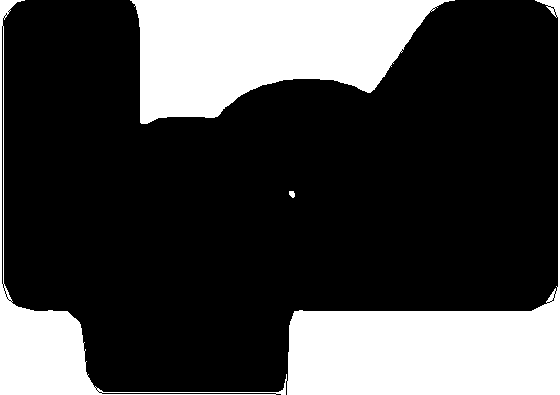
#> input picture cropped/cropped_p4-1_0016.bmp, 560 x 395 px
$ jupyter execute --allow-errors p4-1_fitting.ipynb
#> lines starting #> are read from the running program, lines starting #| are printed output that depends on the picture; after the words box and inside, x2 and y2 are one past the last pixel; in counts of white or black regions, pixels touching at a corner belong together; long printed decimals are rounded
[cell 1]
# 单个拟合
import cv2
import numpy as np
import matplotlib.pyplot as plt
from scipy.optimize import curve_fit
from matplotlib.patches import Circle
# from scipy.optimize import curve_fit

def circle(x, cx, cy, r):
    return np.sqrt(r**2 - (x - cx)**2) + cy

# 读取黑白图片
image = cv2.imread('./cropped/cropped_p4-1_0016.bmp', cv2.IMREAD_GRAYSCALE)
#> image: shape (395, 560); 26.5% white; 3 white regions, box (x1, y1, x2, y2) and area: (0, 0, 560, 395) 32737, (130, 0, 455, 124) 25875, (289, 191, 295, 198) 33
width, length = image.shape
#> width = 395; length = 560
print(width)
#| 395

# 定义特定区域的边界框 [start_row:end_row, start_col:end_col]

start_row, end_row = 70, 150  # 请根据实际情况调整
start_col, end_col = 215, 370
# imgcrop = image.crop((start_row, start_col, end_row, end_col))
# plt.imshow(imgcrop)

# 裁剪图像
cropped_image = image[start_row:end_row, start_col:end_col]
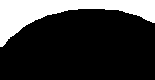
#> cropped_image: shape (80, 155); 22% white; 1 white region, box (x1, y1, x2, y2) and area: (0, 0, 155, 47) 2726
plt.imshow(cropped_image)
# 获取裁剪后图像的形状
rows, cols = cropped_image.shape
#> rows = 80; cols = 155

# 存储每列的第一个黑色点的坐标
first_black_pixels = []

# 遍历每一列
for col in range(cols):
    # 找到当前列中第一个黑色点的行坐标
    black_pixel_row = np.argmax(cropped_image[:, col] == 0)

    # 如果找到了黑色点，则记录坐标
    if black_pixel_row > 0:  # 0 表示未找到黑色点
        # 转换坐标为完整图像坐标
        full_image_row =width - (start_row + black_pixel_row)
        first_black_pixels.append((start_col + col, full_image_row))
#> this loop made 155 passes
#> (black_pixel_row, full_image_row) on passes 1 to 12: (47, 278), (47, 278), (47, 278), (46, 279), (45, 280), (44, 281), (42, 283), (41, 284), (39, 286), (39, 286), (37, 288), (37, 288)
#> after the loop, first_black_pixels = 155 pairs, first value 215 to 369, second value 278 to 316

# 将坐标转换为 NumPy 数组
first_black_pixels = np.array(first_black_pixels)
# print(first_black_pixels)

# 进行圆形拟合
# p0 = [np.mean(first_black_pixels[:, 0]), np.mean(first_black_pixels[:, 1]), 10.0]  # 初始猜测值
p0 = [350, 250, 150.0]  # 初始猜测值
params, covariance = curve_fit(circle, first_black_pixels[:, 0], first_black_pixels[:, 1], p0=p0)
#> params = [307.1, 188.2, 128.6]; covariance = [[0.0354, -0.101, 0.0979], [-0.101, 0.652, -0.61], [0.0979, -0.61, 0.575]]

# 提取拟合结果
cx, cy, r = params
#> cx = 307.1; cy = 188.2; r = 128.6

# 生成拟合曲线的 x 值范围
fit_x = np.linspace(min(first_black_pixels[:, 0]), max(first_black_pixels[:, 0]), 100)
#> fit_x = 100 values from 215 to 369

# 计算拟合曲线的 y 值
fit_y = circle(fit_x, cx, cy, r)
#> fit_y = 100 values, max 316.8 at index 59, min 278 at index 0, mean 307.3

# 显示图像
plt.imshow(image, cmap='gray')

# 在坐标轴上画出每列的第一个黑色点的位置
plt.scatter(first_black_pixels[:, 0], width-first_black_pixels[:, 1], color='red', s=5)
# 画出拟合圆
# plt.plot(fit_x, fit_y, color='blue')
circle_patch = Circle((cx, width-cy), r, color='purple', fill=False)
plt.gca().add_patch(circle_patch)


scale_factor = 29 / width  # 将369像素映射到29mm
#> scale_factor = 0.0734

# 标记圆心位置
plt.scatter(cx, width-cy, color='green', marker='x')

p1= [9.2, 13.8]
p1_scaled=[0,0]
p1_scaled[0] = (p1[0]+13)/scale_factor
p1_scaled[1] = width - (p1[1]+6)/scale_factor

print( "焊接位置/mm：", p1[0]+13, p1[1]+6)
print(p1_scaled)
#| [302.379, 125.310]
plt.scatter(p1_scaled[0], p1_scaled[1], color='red', marker='x')

# # 显示图像、黑色像素位置和拟合圆
# plt.axis('equal')
# plt.show()

print("圆半径",r*scale_factor,"mm")
#| 圆半径 9.441 mm


scaled_first_black_pixels = first_black_pixels * scale_factor
#> scaled_first_black_pixels = 155 pairs, first value 15.78 to 27.09, second value 20.41 to 23.2
# p0_scaled = [175 * scale_factor, 60 * scale_factor, 150.0 * scale_factor]  # 初始猜测值
p0_scaled = [p * scale_factor for p in p0]
#> p0_scaled = [25.7, 18.35, 11.01]
params_scaled, covariance_scaled = curve_fit(circle, scaled_first_black_pixels[:, 0], scaled_first_black_pixels[:, 1], p0=p0_scaled)
#> params_scaled = [22.55, 13.82, 9.44]; covariance_scaled = [[0.000191, -0.000545, 0.000527], [-0.000545, 0.00351, -0.00329], [0.000527, -0.00329, 0.0031]]
# 计算标准偏差作为拟合误差的估计
fit_errors = np.sqrt(np.diag(covariance_scaled))
#> fit_errors = [0.0138, 0.0593, 0.0557]
print(f"Circle center (cx_scaled/mm, cy_scaled/mm): ({cx*scale_factor:.2f} ± {fit_errors[0]:.2f}, {cy*scale_factor:.2f} ± {fit_errors[1]:.2f})")
#| Circle center (cx_scaled/mm, cy_scaled/mm): (22.55 ± 0.01, 13.82 ± 0.06)
print(f"Circle radius (r_scaled/mm): {r*scale_factor:.2f} ± {fit_errors[2]:.2f}")
#| Circle radius (r_scaled/mm): 9.44 ± 0.06
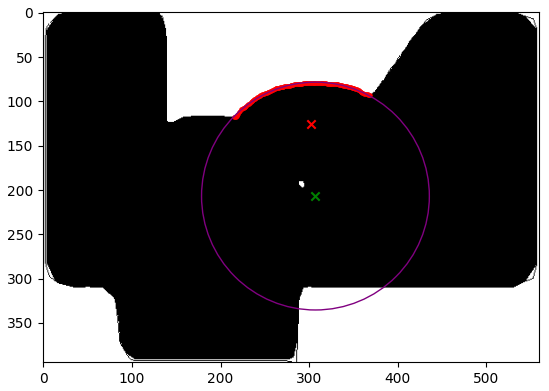
#> figure drawn by matplotlib, 1 panel

[cell 2]
import cv2
import numpy as np
import matplotlib.pyplot as plt
from scipy.optimize import curve_fit
from matplotlib.patches import Circle
# from scipy.optimize import curve_fit

def circle(x, cx, cy, r):
    return np.sqrt(r**2 - (x - cx)**2) + cy

# 读取黑白图片
image = cv2.imread('./cropped/cropped_p4-1_0016.bmp', cv2.IMREAD_GRAYSCALE)
width, length = image.shape
print(width)
#| 395

# 定义特定区域的边界框 [start_row:end_row, start_col:end_col]

start_row, end_row = 70, 150  # 请根据实际情况调整
start_col, end_col = 215, 370
# imgcrop = image.crop((start_row, start_col, end_row, end_col))
# plt.imshow(imgcrop)

# 裁剪图像
cropped_image = image[start_row:end_row, start_col:end_col]
plt.imshow(cropped_image)

[cell 3]
# 批量拟合
import csv
import cv2
import numpy as np
import matplotlib.pyplot as plt
from scipy.optimize import curve_fit
from matplotlib.patches import Circle
import os
# from scipy.optimize import curve_fit

def circle(x, cx, cy, r):
    return np.sqrt(r**2 - (x - cx)**2) + cy

# 创建一个列表，用于存储圆心和半径
circle_data = []

# 读取黑白图片
input_folder = './cropped/cropped_p4-1/'
output_folder = './fitted/fitted_p4-1/'
# os.path.join(output_path, 'fitted_'+filename)

for filename in os.listdir(input_folder):

    # 创建一个新的 Figure 对象
    plt.figure()
    image = cv2.imread(os.path.join(input_folder, filename), cv2.IMREAD_GRAYSCALE)
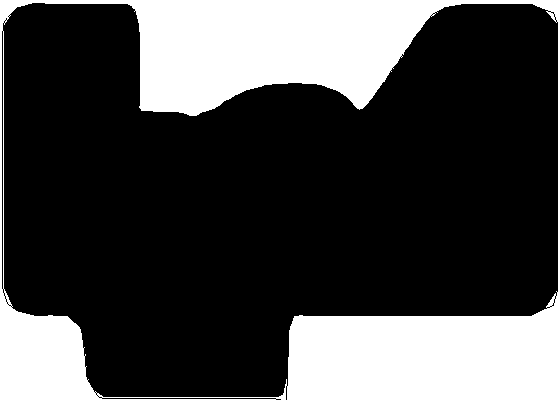
#> input picture cropped/cropped_p4-1/cropped_p4-1_0001.bmp, 560 x 400 px
#> image: shape (400, 560); 26.9% white; 1 white region, box (x1, y1, x2, y2) and area: (0, 0, 560, 400) 60249
    # image = cv2.imread('./cropped/cropped_p2-1_0015.bmp', cv2.IMREAD_GRAYSCALE)
    width, length = image.shape
#> width = 400
    print(width)
#| 400

    # 定义特定区域的边界框 [start_row:end_row, start_col:end_col]

    start_row, end_row = 70, 150  # 请根据实际情况调整
    start_col, end_col = 215, 370

    # 裁剪图像
    cropped_image = image[start_row:end_row, start_col:end_col]
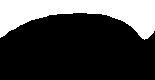
#> cropped_image: shape (80, 155); 27% white; 1 white region, box (x1, y1, x2, y2) and area: (0, 0, 155, 40) 3352

    # 获取裁剪后图像的形状
    rows, cols = cropped_image.shape

    # 存储每列的第一个黑色点的坐标
    first_black_pixels = []

    # 遍历每一列
    for col in range(cols):
        # 找到当前列中第一个黑色点的行坐标
        black_pixel_row = np.argmax(cropped_image[:, col] == 0)

        # 如果找到了黑色点，则记录坐标
        if black_pixel_row > 0:  # 0 表示未找到黑色点
            # 转换坐标为完整图像坐标
            full_image_row =width - (start_row + black_pixel_row)
            first_black_pixels.append((start_col + col, full_image_row))
#> this loop made 155 passes
#> (black_pixel_row, full_image_row) on passes 1 to 12: (38, 292), (37, 293), (37, 293), (36, 294), (36, 294), (35, 295), (34, 296), (33, 297), (32, 298), (31, 299), (31, 299), (30, 300)
#> after the loop, first_black_pixels = 155 pairs, first value 215 to 369, second value 290 to 317

    # 将坐标转换为 NumPy 数组
    first_black_pixels = np.array(first_black_pixels)
    # print(first_black_pixels)

    # 进行圆形拟合
    # p0 = [np.mean(first_black_pixels[:, 0]), np.mean(first_black_pixels[:, 1]), 10.0]  # 初始猜测值
    p0 = [350, 250, 150.0]  # 初始猜测值
    params, covariance = curve_fit(circle, first_black_pixels[:, 0], first_black_pixels[:, 1], p0=p0)
#> params = [289.6, 193.9, 123.2]; covariance = [[0.144, 0.117, -0.111], [0.117, 4.53, -4.16], [-0.111, -4.16, 3.85]]

    # 提取拟合结果
    cx, cy, r = params
#> cx = 289.6; cy = 193.9; r = 123.2

    # 生成拟合曲线的 x 值范围
    fit_x = np.linspace(min(first_black_pixels[:, 0]), max(first_black_pixels[:, 0]), 100)

    # 计算拟合曲线的 y 值
    fit_y = circle(fit_x, cx, cy, r)
#> fit_y = 100 values, max 317.1 at index 48, min 288.1 at index 99, mean 308.3

    # 显示图像


    plt.imshow(image, cmap='gray')

    # 在坐标轴上画出每列的第一个黑色点的位置
    plt.scatter(first_black_pixels[:, 0], width-first_black_pixels[:, 1], color='red', s=5)
    # 画出拟合圆
    # plt.plot(fit_x, fit_y, color='blue')
    circle_patch = Circle((cx, width-cy), r, color='purple', fill=False)
    plt.gca().add_patch(circle_patch)


    scale_factor = 29 / width  # 将369像素映射到29mm
#> scale_factor = 0.0725

    # 标记圆心位置
    plt.scatter(cx, width-cy, color='green', marker='x')

    p1= [9.2, 13.8]
    p1_scaled=[0,0]
    p1_scaled[0] = (p1[0]+13)/scale_factor
    p1_scaled[1] = width - (p1[1]+6)/scale_factor
    print( "焊接位置/mm: ", p1[0]+13, p1[1]+6)

    print(p1_scaled)
#| [306.207, 126.897]
    plt.scatter(p1_scaled[0], p1_scaled[1], color='red', marker='x')

    # # 显示图像、黑色像素位置和拟合圆
    # plt.axis('equal')
    # plt.show()
    output_filename = os.path.join(output_folder, 'fitted_'+filename.replace('bmp','jpg'))
    plt.savefig(output_filename)
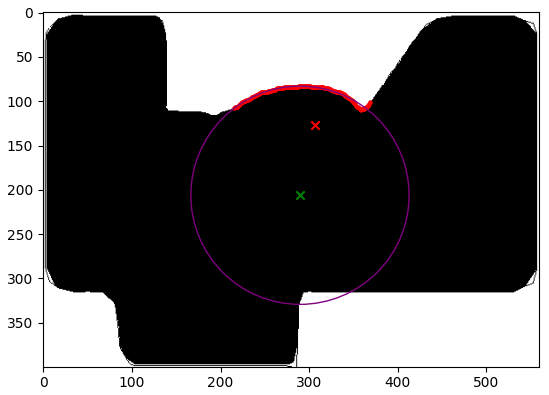
#> figure drawn by matplotlib, 1 panel
    print("圆半径",r*scale_factor,"mm")
#| 圆半径 8.932 mm


    scaled_first_black_pixels = first_black_pixels * scale_factor
#> scaled_first_black_pixels = 155 pairs, first value 15.59 to 26.75, second value 21.02 to 22.98
    # p0_scaled = [175 * scale_factor, 60 * scale_factor, 150.0 * scale_factor]  # 初始猜测值
    p0_scaled = [p * scale_factor for p in p0]
#> p0_scaled = [25.38, 18.12, 10.88]
    params_scaled, covariance_scaled = curve_fit(circle, scaled_first_black_pixels[:, 0], scaled_first_black_pixels[:, 1], p0=p0_scaled)
#> params_scaled = [21, 14.06, 8.93]; covariance_scaled = [[0.000757, 0.000613, -0.000584], [0.000613, 0.0238, -0.0219], [-0.000584, -0.0219, 0.0202]]
    # 计算标准偏差作为拟合误差的估计
    fit_errors = np.sqrt(np.diag(covariance_scaled))
#> fit_errors = [0.0275, 0.154, 0.142]
    print(f"Circle center (cx_scaled/mm, cy_scaled/mm): ({cx*scale_factor:.2f} ± {fit_errors[0]:.2f}, {cy*scale_factor:.2f} ± {fit_errors[1]:.2f})")
#| Circle center (cx_scaled/mm, cy_scaled/mm): (21.00 ± 0.03, 14.06 ± 0.15)
    print(f"Circle radius (r_scaled/mm): {r*scale_factor:.2f} ± {fit_errors[2]:.2f}")
#| Circle radius (r_scaled/mm): 8.93 ± 0.14
    circle_data.append((round(cx*scale_factor, 1), round(cy*scale_factor, 1), round(r*scale_factor, 1)))
#> pass 2 of the loop `for filename in os.listdir(input_folder):`:
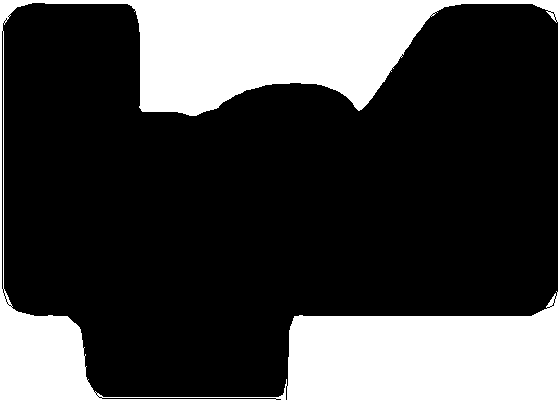
#> input picture cropped/cropped_p4-1/cropped_p4-1_0002.bmp, 560 x 400 px
#| 400
#> `cropped_image = image[start_row:end_row, start_col:end_col]`:
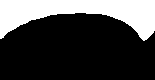
#> cropped_image: shape (80, 155); 27.2% white; 1 white region, box (x1, y1, x2, y2) and area: (0, 0, 155, 41) 3377
#> the loop `for col in range(cols):` made 155 passes
#> after the loop `for col in range(cols):`: first_black_pixels = 155 pairs, first value 215 to 369, second value 289 to 317
#> `params, covariance = curve_fit(circle, first_black_pixels[:, 0], first..`: params = [289.8, 195.7, 121.4]; covariance = [[0.164, 0.124, -0.118], [0.124, 4.98, -4.57], [-0.118, -4.57, 4.21]]
#> `cx, cy, r = params`: cx = 289.8; cy = 195.7; r = 121.4
#> `fit_y = circle(fit_x, cx, cy, r)`: fit_y = 100 values, max 317.1 at index 48, min 287.7 at index 99, mean 308.1
#| [306.207, 126.897]
#> `plt.savefig(output_filename)`:
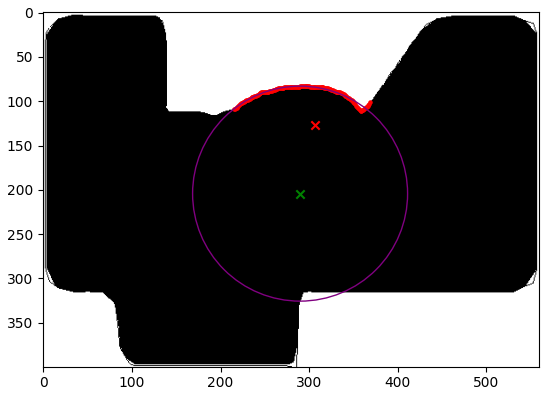
#> figure drawn by matplotlib, 1 panel
#| 圆半径 8.799 mm
#> `scaled_first_black_pixels = first_black_pixels * scale_factor`: scaled_first_black_pixels = 155 pairs, first value 15.59 to 26.75, second value 20.95 to 22.98
#> `params_scaled, covariance_scaled = curve_fit(circle, scaled_first_blac..`: params_scaled = [21.01, 14.19, 8.8]; covariance_scaled = [[0.000862, 0.000651, -0.000619], [0.000651, 0.0262, -0.024], [-0.000619, -0.024, 0.0221]]
#> `fit_errors = np.sqrt(np.diag(covariance_scaled))`: fit_errors = [0.0294, 0.162, 0.149]
#| Circle center (cx_scaled/mm, cy_scaled/mm): (21.01 ± 0.03, 14.19 ± 0.16)
#| Circle radius (r_scaled/mm): 8.80 ± 0.15
#> pass 3 of the loop `for filename in os.listdir(input_folder):`:
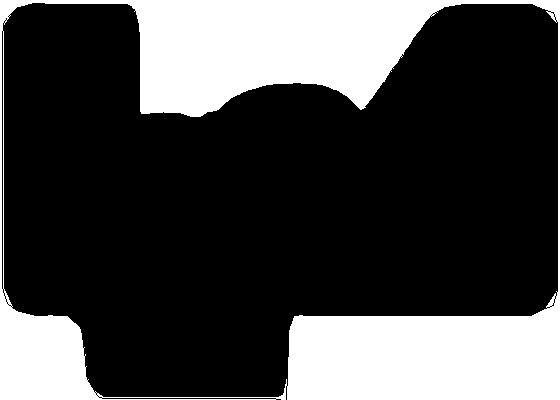
#> input picture cropped/cropped_p4-1/cropped_p4-1_0004.bmp, 560 x 400 px
#| 400
#> `cropped_image = image[start_row:end_row, start_col:end_col]`:
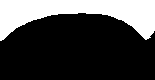
#> cropped_image: shape (80, 155); 27.4% white; 1 white region, box (x1, y1, x2, y2) and area: (0, 0, 155, 41) 3395
#> the loop `for col in range(cols):` made 155 passes
#> (black_pixel_row, full_image_row) on passes 1 to 8: (41, 289), (41, 289), (40, 290), (40, 290), (39, 291), (38, 292), (37, 293), (36, 294)
#| [306.207, 126.897]
#> `plt.savefig(output_filename)`:
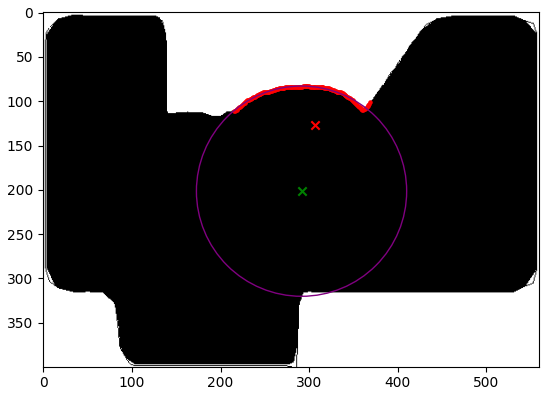
#> figure drawn by matplotlib, 1 panel
#| 圆半径 8.605 mm
#| Circle center (cx_scaled/mm, cy_scaled/mm): (21.13 ± 0.02, 14.39 ± 0.13)
#| Circle radius (r_scaled/mm): 8.60 ± 0.12

# 读取文件
with open('predict.txt', 'r') as f:
#> (reads predict.txt from the repository)
    reader = csv.reader(f)
    data = list(reader)

# 添加新的数据
# for i in range(len(data)):
#     # 如果原有的列数不足6列，用空字符串填充
#     while len(data[i]) < 6:
#         data[i].append('')
    # 添加新的数据

# 找到第一个第四、五、六列为空的行的索引
start_index = next((i for i, row in enumerate(data) if all(x == '' for x in row[3:6])), len(data))

# 添加新的数据
#> (the rest of this cell did not finish here and is left out)
